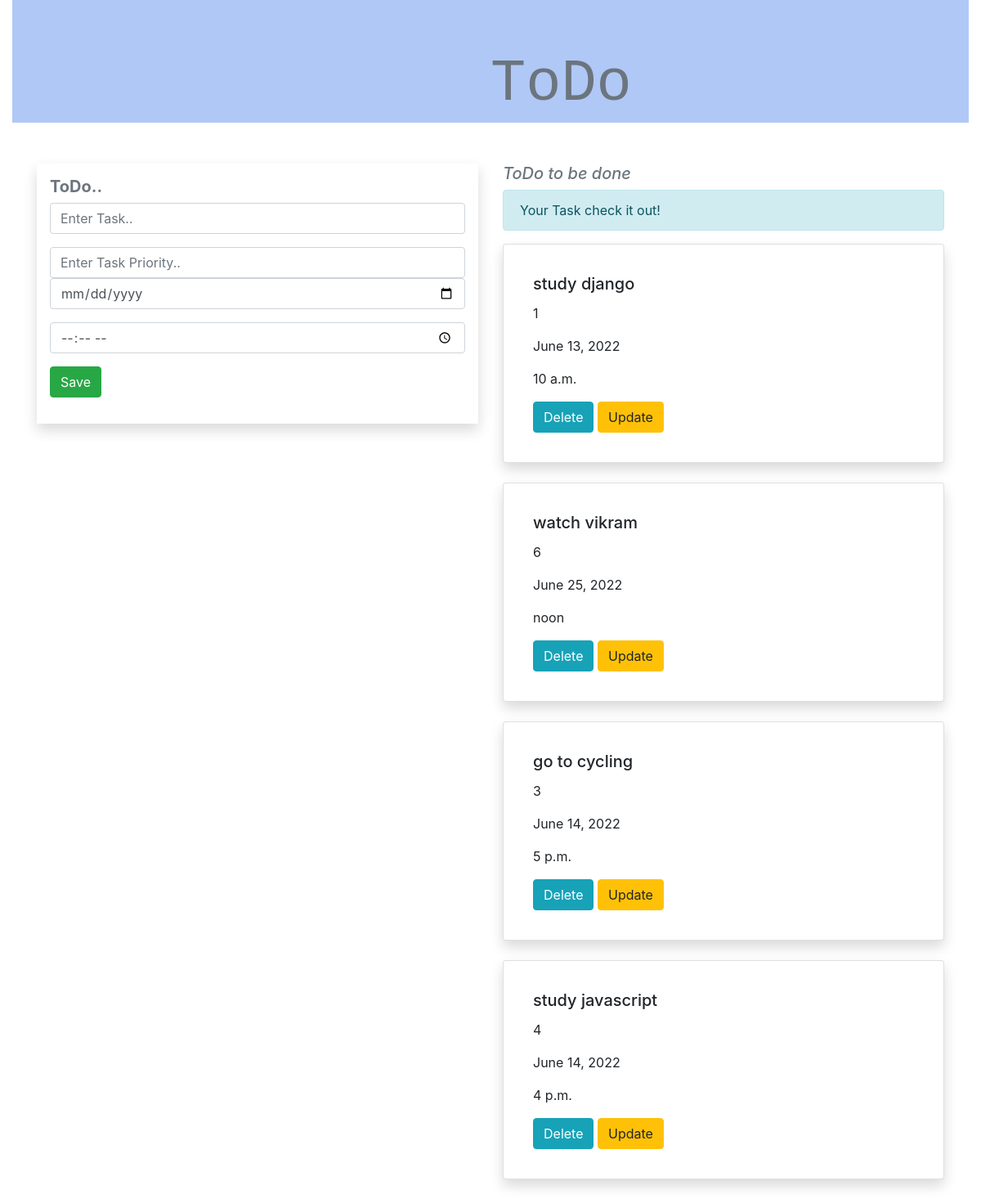
The page / on the database its author committed.
### todo_app/models.py (models this page shows, shortened)
class Task(models.Model):
    name = models.CharField(max_length=250)
    priority = models.IntegerField()
    date = models.DateField()
    time = models.TimeField()

### todo_app/views.py (the view, shortened to what this page needs)
# urls.py: path('',views.add,name='add'),
def add(request):
    task1=Task.objects.all()
    return render(request,'home.html',{'task1':task1})

### templates/home.html (shortened to what this page needs)
{% extends 'base.html' %}
{% block content %}
<div class="container-fluid">
    <div class="row">
        <div class="col-md-12">
            <div class="heading">
                <div class="heading-text">
                    <h1 class="display-3 text-muted">ToDo</h1>
                </div>
            </div>
        </div>
    </div>
</div>
<div class="container">
    <div class="row">
        <div class="col-md-6">
             <form method="POST" class="p-3 shadow">
                <h5 class="display-5 text-muted"><strong>ToDo..</strong></h5>
            <div class="form-group">
                 <input type="text" class="form-control" name="task" placeholder="Enter Task..">
            </div>
            <div class="form-group">
                    <input type="text" class="form-control" name="priority" placeholder="Enter Task Priority..">
            <div class="form-group">
                    <input type="date" class="form-control" name="date" placeholder="Enter Date..">
            </div>
                <div class="form-group">
                    <input type="time" class="form-control" name="time">
            </div>
                <button type="submit" class="btn btn-success" >Save</button></div>
                 </form>
        </div>
        <div class="col-md-6">
            <h5 class="display-5 text-muted"><em>ToDo to be done</em></h5>
            <div class="alert alert-info" role="alert">
  Your Task check it out!
</div>
                        {% for i in task1 %}
                        <div class=" shadow p-3  bg-body rounded card ">
                        <div class="card-body">
                        <h5 class="card-title">{{i.name}}</h5>
                        <p class="card-text">{{i.priority}}</p>
                            <p class="card-text">{{i.date}}</p>
                            <p class="card-text">{{i.time}}</p>
                            <a href="{% url 'cbvdelete' i.id %}" class="btn btn-info">Delete</a>
                            <a href="{% url 'cbvupdate' i.id %}" class="btn btn-warning">Update</a>
                        </div>
</div><br>
            {% endfor %}
        </div>
    </div>
</div>
{% endblock %}

### templates/base.html (shortened to what this page needs)
{% load static %}
<!DOCTYPE html>
<html lang="en">
<head>
    <link rel="stylesheet" href="https://cdn.jsdelivr.net/npm/bootstrap@4.3.1/dist/css/bootstrap.min.css">
    <link rel="stylesheet" href="{% static 'style.css'%}">
</head>
<body>
{% block content %}
{% endblock %}
</body>
</html>

### todo_app/static/style.css (style rules this page uses)
.heading { background-color:#B0C8F6; width :100%; height:150px; margin-bottom:50px; }
.heading-text { font-family: "Lucida Console", "Courier New", monospace; top:30%; left:50%; position:absolute; transform:transform; }

### rows shown on the page
Task: name "study django", priority "1", date "June 13, 2022", time "10 a.m."
Task: name "watch vikram", priority "6", date "June 25, 2022", time "noon"
Task: name "go to cycling", priority "3", date "June 14, 2022", time "5 p.m."
Task: name "study javascript", priority "4", date "June 14, 2022", time "4 p.m."
